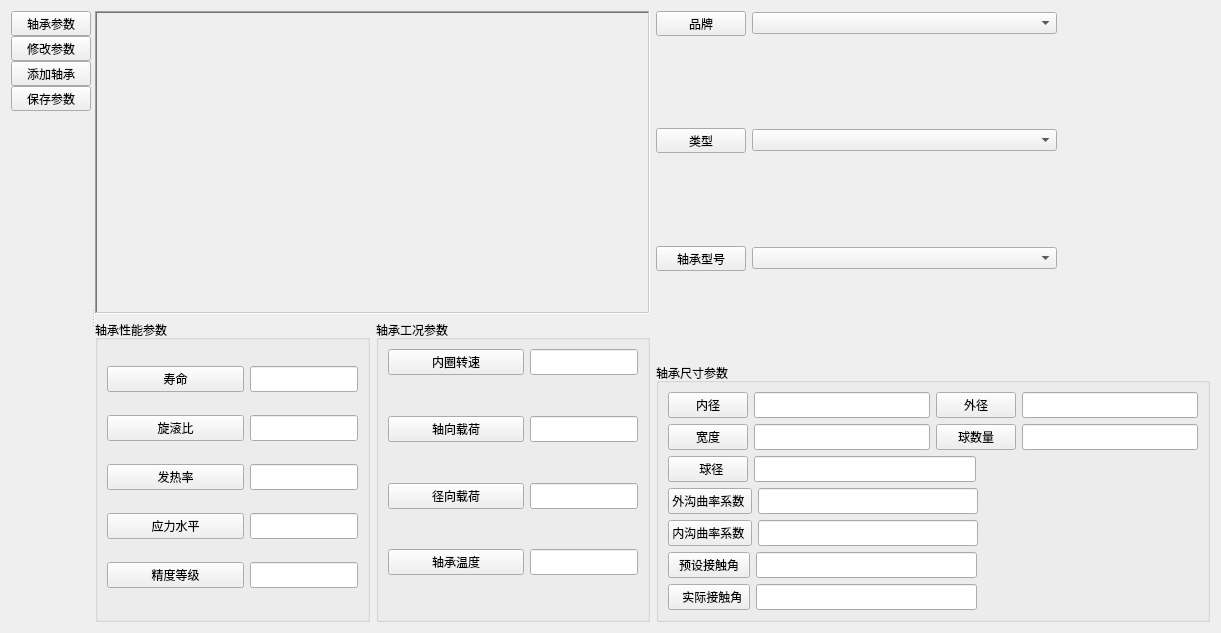
<?xml version="1.0" encoding="UTF-8"?>
<ui version="4.0">
 <class>BearingUI</class>
 <widget class="QWidget" name="BearingUI">
  <property name="geometry">
   <rect>
    <x>0</x>
    <y>0</y>
    <width>1221</width>
    <height>633</height>
   </rect>
  </property>
  <property name="windowTitle">
   <string>Form</string>
  </property>
  <layout class="QGridLayout" name="gridLayout">
   <item row="0" column="0">
    <widget class="QSplitter" name="splitter">
     <property name="orientation">
      <enum>Qt::Horizontal</enum>
     </property>
     <widget class="QWidget" name="widgetLeftConfig" native="true">
      <property name="maximumSize">
       <size>
        <width>120</width>
        <height>16777215</height>
       </size>
      </property>
      <layout class="QVBoxLayout" name="verticalLayout_4">
       <property name="spacing">
        <number>0</number>
       </property>
       <property name="leftMargin">
        <number>0</number>
       </property>
       <property name="topMargin">
        <number>0</number>
       </property>
       <property name="rightMargin">
        <number>0</number>
       </property>
       <property name="bottomMargin">
        <number>0</number>
       </property>
       <item>
        <widget class="QToolButton" name="tbtnConfig1">
         <property name="sizePolicy">
          <sizepolicy hsizetype="Expanding" vsizetype="Fixed">
           <horstretch>0</horstretch>
           <verstretch>0</verstretch>
          </sizepolicy>
         </property>
         <property name="text">
          <string>轴承参数</string>
         </property>
        </widget>
       </item>
       <item>
        <widget class="QToolButton" name="tbtnConfig2">
         <property name="sizePolicy">
          <sizepolicy hsizetype="Expanding" vsizetype="Fixed">
           <horstretch>0</horstretch>
           <verstretch>0</verstretch>
          </sizepolicy>
         </property>
         <property name="text">
          <string>修改参数</string>
         </property>
        </widget>
       </item>
       <item>
        <widget class="QToolButton" name="tbtnConfig3">
         <property name="sizePolicy">
          <sizepolicy hsizetype="Expanding" vsizetype="Fixed">
           <horstretch>0</horstretch>
           <verstretch>0</verstretch>
          </sizepolicy>
         </property>
         <property name="text">
          <string>添加轴承</string>
         </property>
        </widget>
       </item>
       <item>
        <widget class="QToolButton" name="tbtnConfig4">
         <property name="sizePolicy">
          <sizepolicy hsizetype="Expanding" vsizetype="Fixed">
           <horstretch>0</horstretch>
           <verstretch>0</verstretch>
          </sizepolicy>
         </property>
         <property name="text">
          <string>保存参数</string>
         </property>
        </widget>
       </item>
       <item>
        <spacer name="verticalSpacer_4">
         <property name="orientation">
          <enum>Qt::Vertical</enum>
         </property>
         <property name="sizeHint" stdset="0">
          <size>
           <width>20</width>
           <height>417</height>
          </size>
         </property>
        </spacer>
       </item>
      </layout>
     </widget>
     <widget class="QWidget" name="">
      <layout class="QHBoxLayout" name="horizontalLayout">
       <item>
        <layout class="QVBoxLayout" name="verticalLayout" stretch="1,1">
         <item>
          <widget class="QLabel" name="label">
           <property name="minimumSize">
            <size>
             <width>0</width>
             <height>0</height>
            </size>
           </property>
           <property name="frameShape">
            <enum>QFrame::WinPanel</enum>
           </property>
           <property name="frameShadow">
            <enum>QFrame::Sunken</enum>
           </property>
           <property name="text">
            <string/>
           </property>
          </widget>
         </item>
         <item>
          <layout class="QGridLayout" name="gridLayout_29">
           <item row="0" column="0">
            <widget class="QGroupBox" name="groupBox_3">
             <property name="title">
              <string>轴承性能参数</string>
             </property>
             <layout class="QGridLayout" name="gridLayout_27">
              <item row="0" column="0">
               <layout class="QGridLayout" name="gridLayout_7" columnstretch="1,0">
                <item row="0" column="0">
                 <widget class="QPushButton" name="pushButton_6">
                  <property name="text">
                   <string>寿命</string>
                  </property>
                 </widget>
                </item>
                <item row="0" column="1">
                 <widget class="QLineEdit" name="lifeLineEdit">
                  <property name="sizePolicy">
                   <sizepolicy hsizetype="Expanding" vsizetype="Preferred">
                    <horstretch>0</horstretch>
                    <verstretch>0</verstretch>
                   </sizepolicy>
                  </property>
                 </widget>
                </item>
               </layout>
              </item>
              <item row="2" column="0">
               <layout class="QGridLayout" name="gridLayout_5" columnstretch="1,0">
                <item row="0" column="1">
                 <widget class="QLineEdit" name="rotaryRatioLineEdit">
                  <property name="sizePolicy">
                   <sizepolicy hsizetype="Expanding" vsizetype="Preferred">
                    <horstretch>0</horstretch>
                    <verstretch>0</verstretch>
                   </sizepolicy>
                  </property>
                 </widget>
                </item>
                <item row="0" column="0">
                 <widget class="QPushButton" name="pushButton_7">
                  <property name="text">
                   <string>旋滚比</string>
                  </property>
                 </widget>
                </item>
               </layout>
              </item>
              <item row="5" column="0">
               <layout class="QGridLayout" name="gridLayout_10" columnstretch="1,0">
                <item row="0" column="1">
                 <widget class="QLineEdit" name="accuracyLevelLineEdit">
                  <property name="sizePolicy">
                   <sizepolicy hsizetype="Expanding" vsizetype="Preferred">
                    <horstretch>0</horstretch>
                    <verstretch>0</verstretch>
                   </sizepolicy>
                  </property>
                 </widget>
                </item>
                <item row="0" column="0">
                 <widget class="QPushButton" name="pushButton_16">
                  <property name="text">
                   <string>精度等级</string>
                  </property>
                 </widget>
                </item>
               </layout>
              </item>
              <item row="4" column="0">
               <layout class="QGridLayout" name="gridLayout_9" columnstretch="1,0">
                <item row="0" column="0">
                 <widget class="QPushButton" name="pushButton_17">
                  <property name="text">
                   <string>应力水平</string>
                  </property>
                 </widget>
                </item>
                <item row="0" column="1">
                 <widget class="QLineEdit" name="stressLevelLineEdit">
                  <property name="sizePolicy">
                   <sizepolicy hsizetype="Expanding" vsizetype="Preferred">
                    <horstretch>0</horstretch>
                    <verstretch>0</verstretch>
                   </sizepolicy>
                  </property>
                 </widget>
                </item>
               </layout>
              </item>
              <item row="3" column="0">
               <layout class="QGridLayout" name="gridLayout_8" columnstretch="1,0">
                <item row="0" column="0">
                 <widget class="QPushButton" name="pushButton_13">
                  <property name="text">
                   <string>发热率</string>
                  </property>
                 </widget>
                </item>
                <item row="0" column="1">
                 <widget class="QLineEdit" name="heatRateLineEdit">
                  <property name="sizePolicy">
                   <sizepolicy hsizetype="Expanding" vsizetype="Preferred">
                    <horstretch>0</horstretch>
                    <verstretch>0</verstretch>
                   </sizepolicy>
                  </property>
                 </widget>
                </item>
               </layout>
              </item>
             </layout>
            </widget>
           </item>
           <item row="0" column="1">
            <widget class="QGroupBox" name="groupBox_4">
             <property name="title">
              <string>轴承工况参数</string>
             </property>
             <layout class="QGridLayout" name="gridLayout_16">
              <item row="3" column="0">
               <spacer name="verticalSpacer_12">
                <property name="orientation">
                 <enum>Qt::Vertical</enum>
                </property>
                <property name="sizeHint" stdset="0">
                 <size>
                  <width>20</width>
                  <height>21</height>
                 </size>
                </property>
               </spacer>
              </item>
              <item row="2" column="0">
               <layout class="QGridLayout" name="gridLayout_13" columnstretch="1,0">
                <item row="0" column="1">
                 <widget class="QLineEdit" name="axialLoadLineEdit">
                  <property name="sizePolicy">
                   <sizepolicy hsizetype="Expanding" vsizetype="Preferred">
                    <horstretch>0</horstretch>
                    <verstretch>0</verstretch>
                   </sizepolicy>
                  </property>
                 </widget>
                </item>
                <item row="0" column="0">
                 <widget class="QPushButton" name="pushButton_15">
                  <property name="text">
                   <string>轴向载荷</string>
                  </property>
                 </widget>
                </item>
               </layout>
              </item>
              <item row="6" column="0">
               <layout class="QGridLayout" name="gridLayout_15" columnstretch="1,0">
                <item row="0" column="1">
                 <widget class="QLineEdit" name="temperatureLineEdit">
                  <property name="sizePolicy">
                   <sizepolicy hsizetype="Expanding" vsizetype="Preferred">
                    <horstretch>0</horstretch>
                    <verstretch>0</verstretch>
                   </sizepolicy>
                  </property>
                 </widget>
                </item>
                <item row="0" column="0">
                 <widget class="QPushButton" name="pushButton_20">
                  <property name="text">
                   <string>轴承温度</string>
                  </property>
                 </widget>
                </item>
               </layout>
              </item>
              <item row="4" column="0">
               <layout class="QGridLayout" name="gridLayout_14" columnstretch="1,0">
                <item row="0" column="1">
                 <widget class="QLineEdit" name="radialLoadLineEdit">
                  <property name="sizePolicy">
                   <sizepolicy hsizetype="Expanding" vsizetype="Preferred">
                    <horstretch>0</horstretch>
                    <verstretch>0</verstretch>
                   </sizepolicy>
                  </property>
                 </widget>
                </item>
                <item row="0" column="0">
                 <widget class="QPushButton" name="pushButton_19">
                  <property name="text">
                   <string>径向载荷</string>
                  </property>
                 </widget>
                </item>
               </layout>
              </item>
              <item row="7" column="0">
               <spacer name="verticalSpacer_14">
                <property name="orientation">
                 <enum>Qt::Vertical</enum>
                </property>
                <property name="sizeHint" stdset="0">
                 <size>
                  <width>20</width>
                  <height>13</height>
                 </size>
                </property>
               </spacer>
              </item>
              <item row="5" column="0">
               <spacer name="verticalSpacer_13">
                <property name="orientation">
                 <enum>Qt::Vertical</enum>
                </property>
                <property name="sizeHint" stdset="0">
                 <size>
                  <width>20</width>
                  <height>21</height>
                 </size>
                </property>
               </spacer>
              </item>
              <item row="0" column="0">
               <layout class="QGridLayout" name="gridLayout_12" columnstretch="1,0">
                <item row="0" column="1">
                 <widget class="QLineEdit" name="inRingSpeedLineEdit">
                  <property name="sizePolicy">
                   <sizepolicy hsizetype="Expanding" vsizetype="Preferred">
                    <horstretch>0</horstretch>
                    <verstretch>0</verstretch>
                   </sizepolicy>
                  </property>
                 </widget>
                </item>
                <item row="0" column="0">
                 <widget class="QPushButton" name="pushButton_12">
                  <property name="text">
                   <string>内圈转速</string>
                  </property>
                 </widget>
                </item>
               </layout>
              </item>
              <item row="1" column="0">
               <spacer name="verticalSpacer_11">
                <property name="orientation">
                 <enum>Qt::Vertical</enum>
                </property>
                <property name="sizeHint" stdset="0">
                 <size>
                  <width>20</width>
                  <height>21</height>
                 </size>
                </property>
               </spacer>
              </item>
             </layout>
            </widget>
           </item>
          </layout>
         </item>
        </layout>
       </item>
       <item>
        <layout class="QVBoxLayout" name="verticalLayout_3">
         <item>
          <layout class="QGridLayout" name="gridLayout_28" columnstretch="1,2,1">
           <item row="0" column="1">
            <widget class="QComboBox" name="brandComboBox"/>
           </item>
           <item row="0" column="0">
            <widget class="QToolButton" name="toolButton_4">
             <property name="minimumSize">
              <size>
               <width>90</width>
               <height>0</height>
              </size>
             </property>
             <property name="text">
              <string>品牌</string>
             </property>
            </widget>
           </item>
           <item row="0" column="2">
            <spacer name="horizontalSpacer_10">
             <property name="orientation">
              <enum>Qt::Horizontal</enum>
             </property>
             <property name="sizeHint" stdset="0">
              <size>
               <width>128</width>
               <height>20</height>
              </size>
             </property>
            </spacer>
           </item>
          </layout>
         </item>
         <item>
          <spacer name="verticalSpacer_3">
           <property name="orientation">
            <enum>Qt::Vertical</enum>
           </property>
           <property name="sizeHint" stdset="0">
            <size>
             <width>20</width>
             <height>10</height>
            </size>
           </property>
          </spacer>
         </item>
         <item>
          <layout class="QGridLayout" name="gridLayout_30" columnstretch="1,2,1" columnminimumwidth="1,2,1">
           <item row="0" column="1">
            <widget class="QComboBox" name="typeComboBox"/>
           </item>
           <item row="0" column="0">
            <widget class="QToolButton" name="toolButton_5">
             <property name="minimumSize">
              <size>
               <width>90</width>
               <height>0</height>
              </size>
             </property>
             <property name="text">
              <string>类型</string>
             </property>
            </widget>
           </item>
           <item row="0" column="2">
            <spacer name="horizontalSpacer_11">
             <property name="orientation">
              <enum>Qt::Horizontal</enum>
             </property>
             <property name="sizeHint" stdset="0">
              <size>
               <width>118</width>
               <height>17</height>
              </size>
             </property>
            </spacer>
           </item>
          </layout>
         </item>
         <item>
          <spacer name="verticalSpacer_6">
           <property name="orientation">
            <enum>Qt::Vertical</enum>
           </property>
           <property name="sizeHint" stdset="0">
            <size>
             <width>20</width>
             <height>18</height>
            </size>
           </property>
          </spacer>
         </item>
         <item>
          <layout class="QGridLayout" name="gridLayout_31" columnstretch="1,2,1" columnminimumwidth="1,2,1">
           <item row="0" column="1">
            <widget class="QComboBox" name="numberComboBox"/>
           </item>
           <item row="0" column="2">
            <spacer name="horizontalSpacer_12">
             <property name="orientation">
              <enum>Qt::Horizontal</enum>
             </property>
             <property name="sizeHint" stdset="0">
              <size>
               <width>128</width>
               <height>20</height>
              </size>
             </property>
            </spacer>
           </item>
           <item row="0" column="0">
            <widget class="QToolButton" name="toolButton_6">
             <property name="minimumSize">
              <size>
               <width>90</width>
               <height>0</height>
              </size>
             </property>
             <property name="text">
              <string>轴承型号</string>
             </property>
            </widget>
           </item>
          </layout>
         </item>
         <item>
          <spacer name="verticalSpacer_7">
           <property name="orientation">
            <enum>Qt::Vertical</enum>
           </property>
           <property name="sizeHint" stdset="0">
            <size>
             <width>20</width>
             <height>28</height>
            </size>
           </property>
          </spacer>
         </item>
         <item>
          <widget class="QGroupBox" name="groupBox_5">
           <property name="title">
            <string>轴承尺寸参数</string>
           </property>
           <layout class="QGridLayout" name="gridLayout_32">
            <item row="0" column="0">
             <layout class="QGridLayout" name="gridLayout_11">
              <property name="sizeConstraint">
               <enum>QLayout::SetDefaultConstraint</enum>
              </property>
              <item row="0" column="0">
               <widget class="QPushButton" name="pushButton_14">
                <property name="text">
                 <string>内径</string>
                </property>
               </widget>
              </item>
              <item row="0" column="2">
               <widget class="QPushButton" name="pushButton_18">
                <property name="text">
                 <string>外径</string>
                </property>
               </widget>
              </item>
              <item row="0" column="3">
               <widget class="QLineEdit" name="outDiameterLineEdit">
                <property name="sizePolicy">
                 <sizepolicy hsizetype="Expanding" vsizetype="Preferred">
                  <horstretch>0</horstretch>
                  <verstretch>0</verstretch>
                 </sizepolicy>
                </property>
               </widget>
              </item>
              <item row="0" column="1">
               <widget class="QLineEdit" name="inDiameterLineEdit">
                <property name="sizePolicy">
                 <sizepolicy hsizetype="Expanding" vsizetype="Preferred">
                  <horstretch>0</horstretch>
                  <verstretch>0</verstretch>
                 </sizepolicy>
                </property>
               </widget>
              </item>
             </layout>
            </item>
            <item row="1" column="0">
             <layout class="QGridLayout" name="gridLayout_33">
              <property name="sizeConstraint">
               <enum>QLayout::SetDefaultConstraint</enum>
              </property>
              <item row="0" column="1">
               <widget class="QLineEdit" name="widthLineEdit">
                <property name="sizePolicy">
                 <sizepolicy hsizetype="Expanding" vsizetype="Preferred">
                  <horstretch>0</horstretch>
                  <verstretch>0</verstretch>
                 </sizepolicy>
                </property>
               </widget>
              </item>
              <item row="0" column="0">
               <widget class="QPushButton" name="pushButton_21">
                <property name="text">
                 <string>宽度</string>
                </property>
               </widget>
              </item>
              <item row="0" column="2">
               <widget class="QPushButton" name="pushButton_22">
                <property name="text">
                 <string>球数量</string>
                </property>
               </widget>
              </item>
              <item row="0" column="3">
               <widget class="QLineEdit" name="ballNumberLineEdit">
                <property name="sizePolicy">
                 <sizepolicy hsizetype="Expanding" vsizetype="Preferred">
                  <horstretch>0</horstretch>
                  <verstretch>0</verstretch>
                 </sizepolicy>
                </property>
               </widget>
              </item>
             </layout>
            </item>
            <item row="2" column="0">
             <layout class="QGridLayout" name="gridLayout_34">
              <item row="0" column="1">
               <widget class="QLineEdit" name="ballDiameterLineEdit">
                <property name="sizePolicy">
                 <sizepolicy hsizetype="Expanding" vsizetype="Preferred">
                  <horstretch>0</horstretch>
                  <verstretch>0</verstretch>
                 </sizepolicy>
                </property>
               </widget>
              </item>
              <item row="0" column="0">
               <widget class="QPushButton" name="pushButton_23">
                <property name="text">
                 <string>     球径   </string>
                </property>
               </widget>
              </item>
              <item row="0" column="2">
               <spacer name="horizontalSpacer_13">
                <property name="orientation">
                 <enum>Qt::Horizontal</enum>
                </property>
                <property name="sizeHint" stdset="0">
                 <size>
                  <width>128</width>
                  <height>20</height>
                 </size>
                </property>
               </spacer>
              </item>
             </layout>
            </item>
            <item row="3" column="0">
             <layout class="QGridLayout" name="gridLayout_35">
              <item row="0" column="2">
               <spacer name="horizontalSpacer_14">
                <property name="orientation">
                 <enum>Qt::Horizontal</enum>
                </property>
                <property name="sizeHint" stdset="0">
                 <size>
                  <width>128</width>
                  <height>20</height>
                 </size>
                </property>
               </spacer>
              </item>
              <item row="0" column="0">
               <widget class="QPushButton" name="pushButton_24">
                <property name="text">
                 <string>外沟曲率系数 </string>
                </property>
               </widget>
              </item>
              <item row="0" column="1">
               <widget class="QLineEdit" name="outCurvatureCoeffLineEdit">
                <property name="sizePolicy">
                 <sizepolicy hsizetype="Expanding" vsizetype="Preferred">
                  <horstretch>0</horstretch>
                  <verstretch>0</verstretch>
                 </sizepolicy>
                </property>
               </widget>
              </item>
             </layout>
            </item>
            <item row="4" column="0">
             <layout class="QGridLayout" name="gridLayout_36">
              <item row="0" column="0">
               <widget class="QPushButton" name="pushButton_25">
                <property name="text">
                 <string>内沟曲率系数 </string>
                </property>
               </widget>
              </item>
              <item row="0" column="2">
               <spacer name="horizontalSpacer_15">
                <property name="orientation">
                 <enum>Qt::Horizontal</enum>
                </property>
                <property name="sizeHint" stdset="0">
                 <size>
                  <width>128</width>
                  <height>20</height>
                 </size>
                </property>
               </spacer>
              </item>
              <item row="0" column="1">
               <widget class="QLineEdit" name="inCurvatureCoeffLineEdit">
                <property name="sizePolicy">
                 <sizepolicy hsizetype="Expanding" vsizetype="Preferred">
                  <horstretch>0</horstretch>
                  <verstretch>0</verstretch>
                 </sizepolicy>
                </property>
               </widget>
              </item>
             </layout>
            </item>
            <item row="5" column="0">
             <layout class="QGridLayout" name="gridLayout_37">
              <item row="0" column="1">
               <widget class="QLineEdit" name="presetContactAngleLineEdit">
                <property name="sizePolicy">
                 <sizepolicy hsizetype="Expanding" vsizetype="Preferred">
                  <horstretch>0</horstretch>
                  <verstretch>0</verstretch>
                 </sizepolicy>
                </property>
               </widget>
              </item>
              <item row="0" column="0">
               <widget class="QPushButton" name="pushButton_26">
                <property name="text">
                 <string>  预设接触角  </string>
                </property>
               </widget>
              </item>
              <item row="0" column="2">
               <spacer name="horizontalSpacer_16">
                <property name="orientation">
                 <enum>Qt::Horizontal</enum>
                </property>
                <property name="sizeHint" stdset="0">
                 <size>
                  <width>128</width>
                  <height>20</height>
                 </size>
                </property>
               </spacer>
              </item>
             </layout>
            </item>
            <item row="6" column="0">
             <layout class="QGridLayout" name="gridLayout_38">
              <item row="0" column="2">
               <spacer name="horizontalSpacer_17">
                <property name="orientation">
                 <enum>Qt::Horizontal</enum>
                </property>
                <property name="sizeHint" stdset="0">
                 <size>
                  <width>128</width>
                  <height>20</height>
                 </size>
                </property>
               </spacer>
              </item>
              <item row="0" column="0">
               <widget class="QPushButton" name="pushButton_27">
                <property name="text">
                 <string>   实际接触角 </string>
                </property>
               </widget>
              </item>
              <item row="0" column="1">
               <widget class="QLineEdit" name="actualAngleLineEdit">
                <property name="sizePolicy">
                 <sizepolicy hsizetype="Expanding" vsizetype="Preferred">
                  <horstretch>0</horstretch>
                  <verstretch>0</verstretch>
                 </sizepolicy>
                </property>
               </widget>
              </item>
             </layout>
            </item>
           </layout>
          </widget>
         </item>
        </layout>
       </item>
      </layout>
     </widget>
    </widget>
   </item>
  </layout>
 </widget>
 <resources/>
 <connections/>
</ui>
